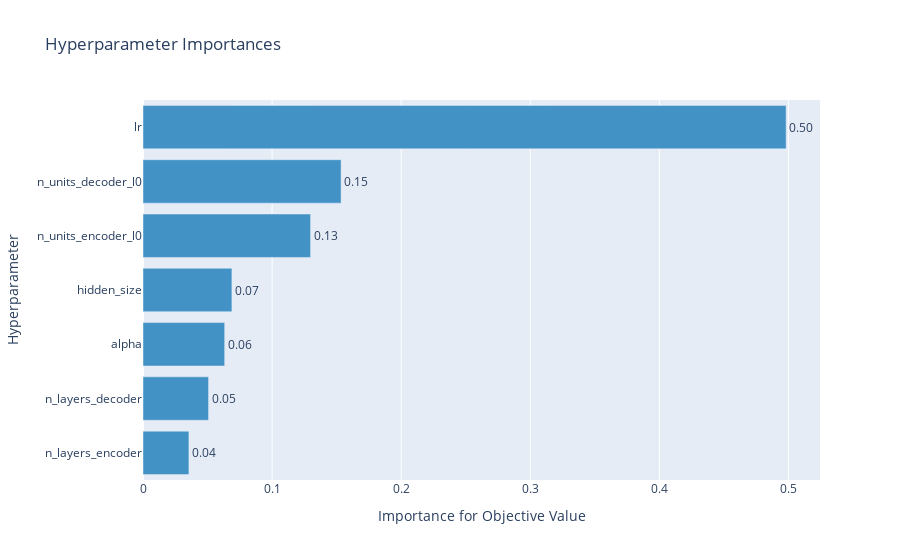

This figure's notebook cell:
### Markdown cell above
### Optuna Graphs

### Code cell
optuna.visualization.plot_param_importances(study)

### Figure 1 — Plotly figure (JSON) as saved in the notebook; plotly's stock layout.template omitted (floating-point values rounded to 4 significant figures)
{"data": [{"cliponaxis": false, "hovertemplate": ["n_layers_encoder (IntUniformDistribution): 0.03556795329787845<extra></extra>", "n_layers_decoder (IntUniformDistribution): 0.050798759161298876<extra></extra>", "alpha (IntUniformDistribution): 0.06326641180993307<extra></extra>", "hidden_size (IntUniformDistribution): 0.06887500991385735<extra></extra>", "n_units_encoder_l0 (IntUniformDistribution): 0.12979622862080686<extra></extra>", "n_units_decoder_l0 (IntUniformDistribution): 0.15345661665471325<extra></extra>", "lr (LogUniformDistribution): 0.4982390205415122<extra></extra>"], "marker": {"color": "rgb(66,146,198)"}, "orientation": "h", "text": ["0.03556795329787845", "0.050798759161298876", "0.06326641180993307", "0.06887500991385735", "0.12979622862080686", "0.15345661665471325", "0.4982390205415122"], "textposition": "outside", "texttemplate": "%{text:.2f}", "type": "bar", "x": [0.03557, 0.0508, 0.06327, 0.06888, 0.1298, 0.1535, 0.4982], "y": ["n_layers_encoder", "n_layers_decoder", "alpha", "hidden_size", "n_units_encoder_l0", "n_units_decoder_l0", "lr"]}], "layout": {"showlegend": false, "title": {"text": "Hyperparameter Importances"}, "xaxis": {"title": {"text": "Importance for Objective Value"}}, "yaxis": {"title": {"text": "Hyperparameter"}}}}
